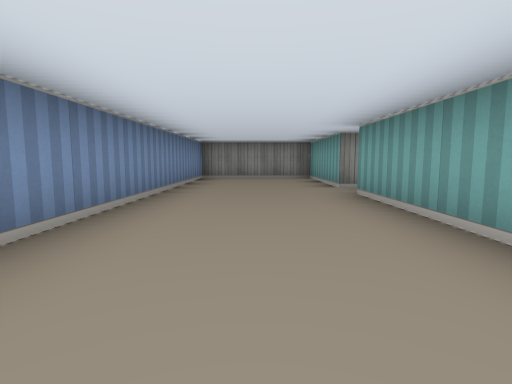
view 1 (above)

14 first-person views from a walk through a cub3D ray-caster map. The camera is about half as high as the walls, tilts 6° down and sees 80° across. The floor is counted in squares. Each view is taken from the middle of a square. On the plan, view 1 faces up. The plan holds only what a view shows up to about 9 squares ahead; the rest is blank.

view 2
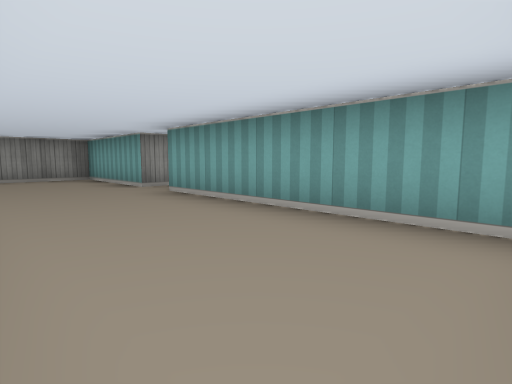

view 3
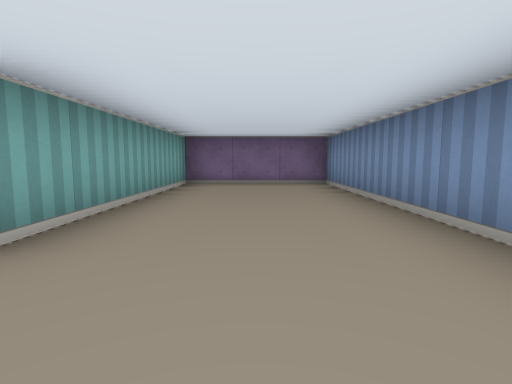

view 4
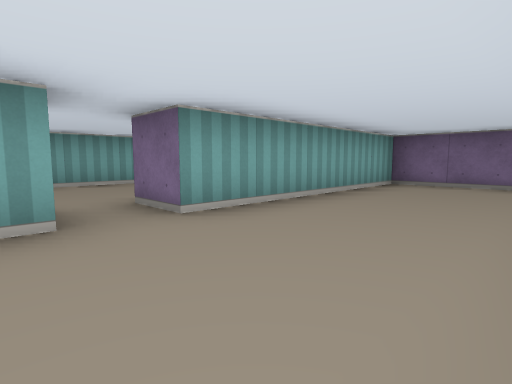

view 5
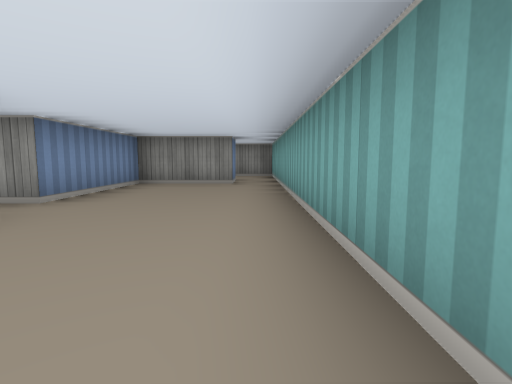

view 6
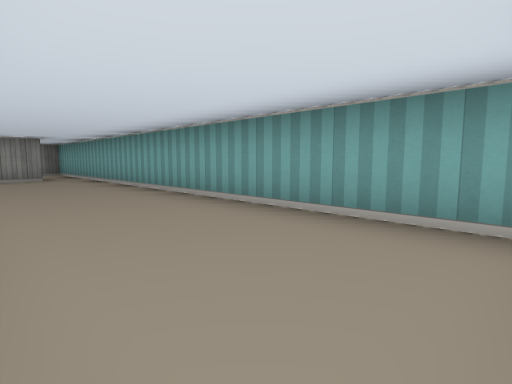

view 7
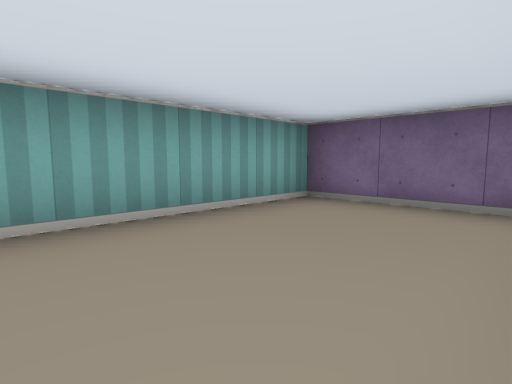

view 8
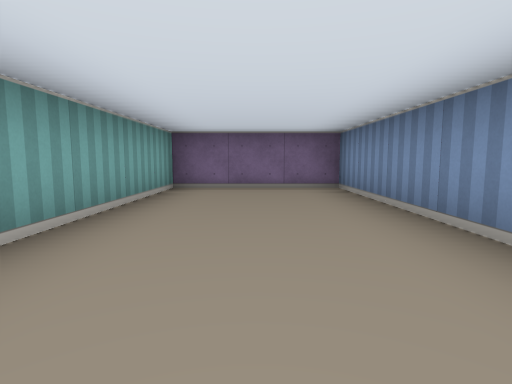

view 9
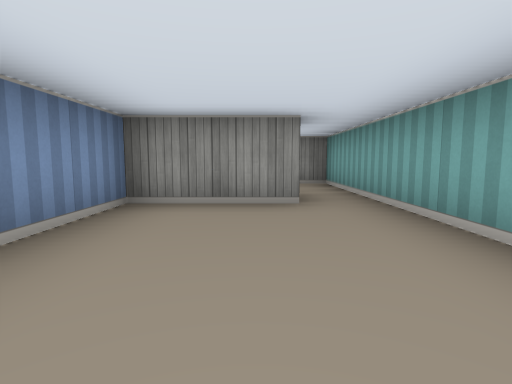

view 10
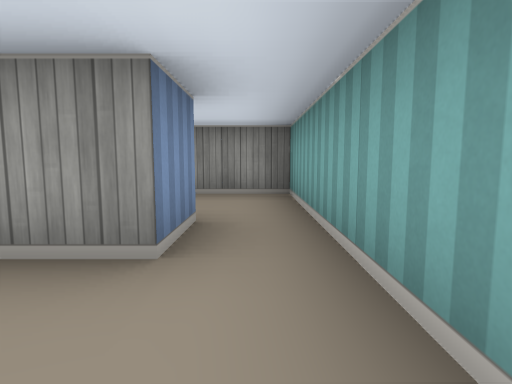

view 11
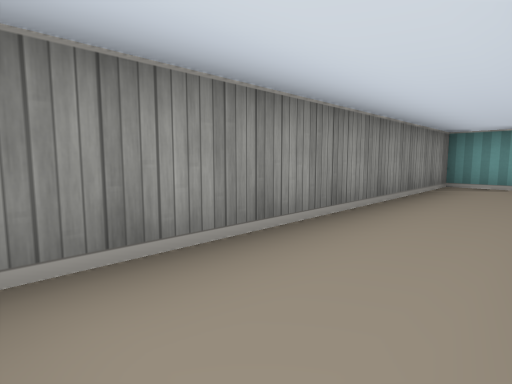

view 12
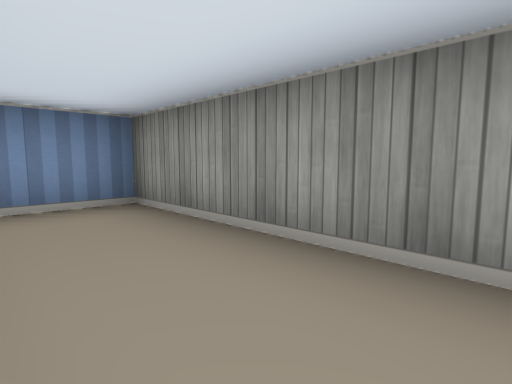

view 13
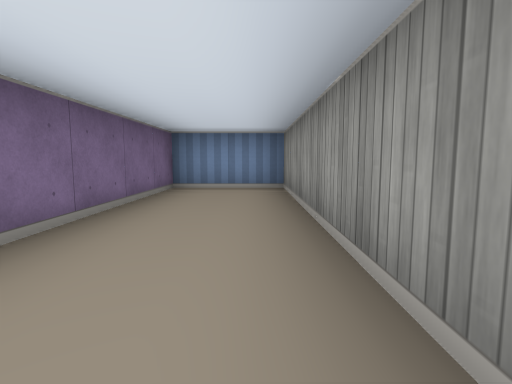

view 14
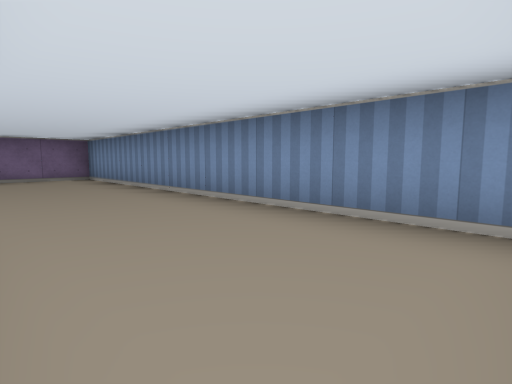

### Floor plan
Points are (right, up) in squares from view 1. A wall is a line through its corners. A room is listed if a view was taken in it or the views show most of it. See-through windows are left out.
Room 1 (views 1, 2, 3, 4, 14)
walls: (1.5, 5.5) (1.5, 8.5) (-1.5, 8.5) (-1.5, -0.5) (1.5, -0.5) (1.5, 4.5)
ways out: opening at (2, 5) to room 2
Room 2 (views 5, 6, 7, 8, 9, 10)
walls: (2.5, 3.2) (2.5, -0.5) (5.5, -0.5) (5.5, 8.5); (1.5, 4.5) (2.5, 4.5); (4.5, 8.5) (2.5, 8.5) (2.5, 5.5) (1.5, 5.5)
ways out: opening at (2, 5) to room 1; opening at (5, 9) to room 3
Room 3 (views 11, 12, 13)
walls: (4.5, 9.5) (4.5, 8.5); (5.5, 8.5) (5.5, 11.5) (-1.5, 11.5) (-1.5, 9.5) (2.2, 9.5)
ways out: opening at (5, 9) to room 2

Where each view was taken, in squares from view 1:
view 1: 0 up, 0 right, facing up
view 2: 0 up, 1 left, facing up-right
view 3: 6 up, 0 right, facing down
view 4: 6 up, 1 left, facing down-right
view 5: 2 up, 5 right, facing up
view 6: 0 up, 3 right, facing up-right
view 7: 3 up, 3 right, facing down-right
view 8: 5 up, 4 right, facing down
view 9: 5 up, 4 right, facing up
view 10: 7 up, 5 right, facing up
view 11: 10 up, 1 left, facing up-right
view 12: 10 up, 2 right, facing up-left
view 13: 11 up, 4 right, facing left
view 14: 8 up, 1 right, facing down-left
